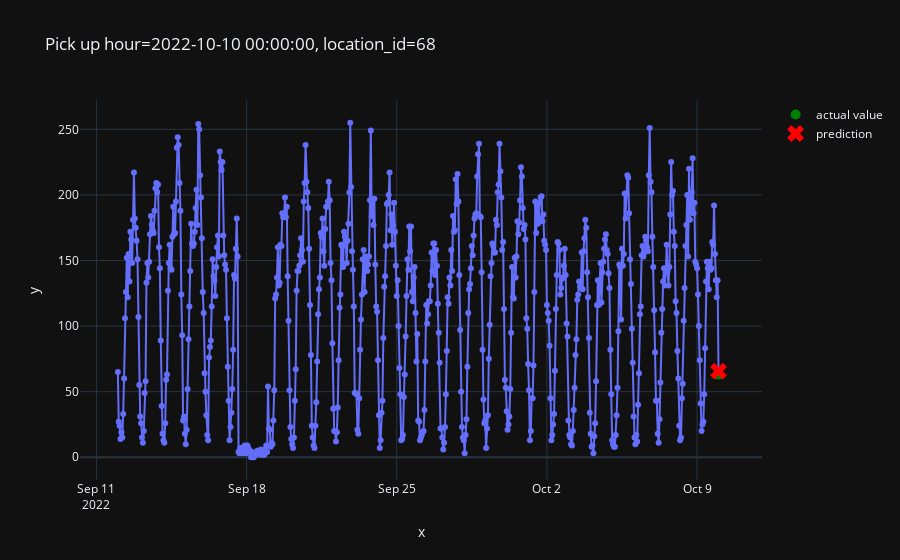

The cell this chart's notebook holds for it:
### Code cell
from src.plot import plot_one_sample

plot_one_sample(
    features=X_test,
    targets=y_test,
    example_id=2977,
    predictions=pd.Series(predictions)
)

### Figure 1 — Plotly figure (JSON) as saved in the notebook; plotly's stock layout.template omitted (floating-point values rounded to 4 significant figures; data arrays with more than 128 entries replaced by an {"elided": "..."} marker saying what was removed)
{"data": [{"hovertemplate": "x=%{x}<br>y=%{y}<extra></extra>", "legendgroup": "", "line": {"color": "#636efa", "dash": "solid"}, "marker": {"symbol": "circle"}, "mode": "lines+markers", "name": "", "orientation": "v", "showlegend": false, "type": "scatter", "x": {"elided": "673 str values"}, "xaxis": "x", "y": {"elided": "673 int values"}, "yaxis": "y"}, {"line": {"color": "green"}, "marker": {"size": 10}, "mode": "markers", "name": "actual value", "type": "scatter", "x": ["2022-10-10T00:00:00"], "y": [63]}, {"line": {"color": "red"}, "marker": {"size": 15, "symbol": "x"}, "mode": "markers", "name": "prediction", "type": "scatter", "x": ["2022-10-10T00:00:00"], "y": [65.65]}], "layout": {"legend": {"tracegroupgap": 0}, "title": {"text": "Pick up hour=2022-10-10 00:00:00, location_id=68"}, "xaxis": {"anchor": "y", "domain": [0, 1], "title": {"text": "x"}}, "yaxis": {"anchor": "x", "domain": [0, 1], "title": {"text": "y"}}}}
